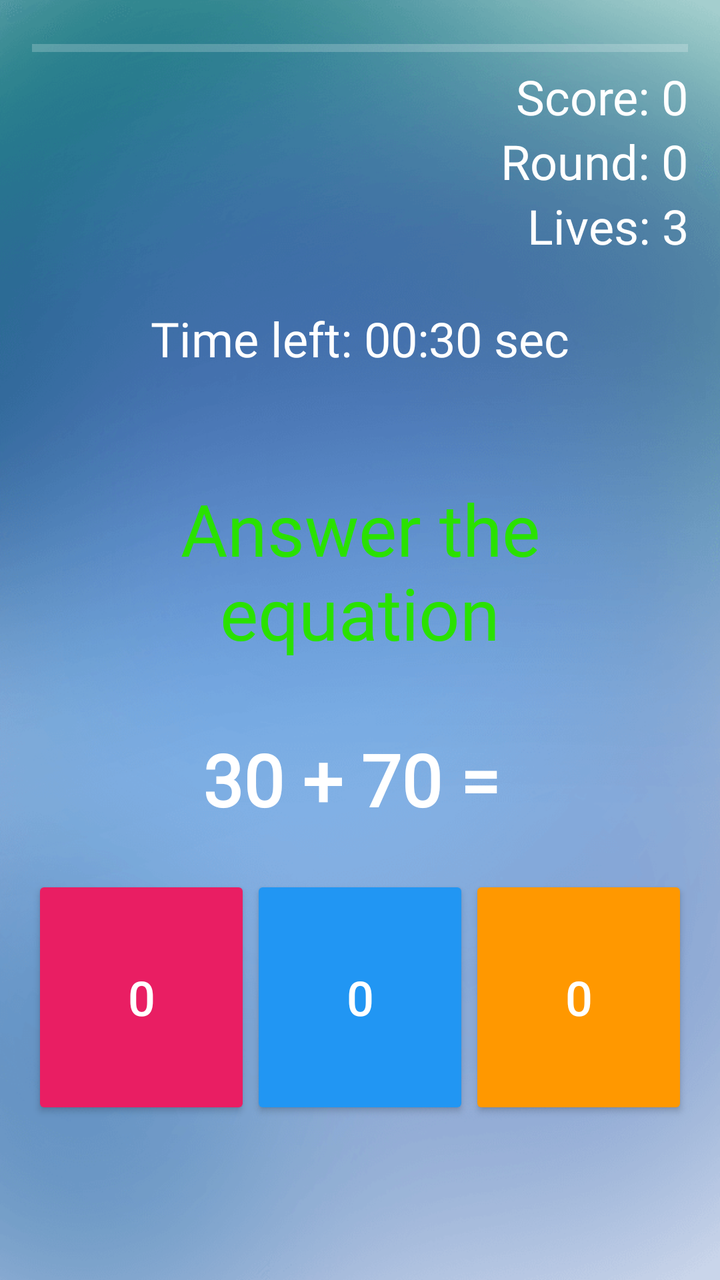
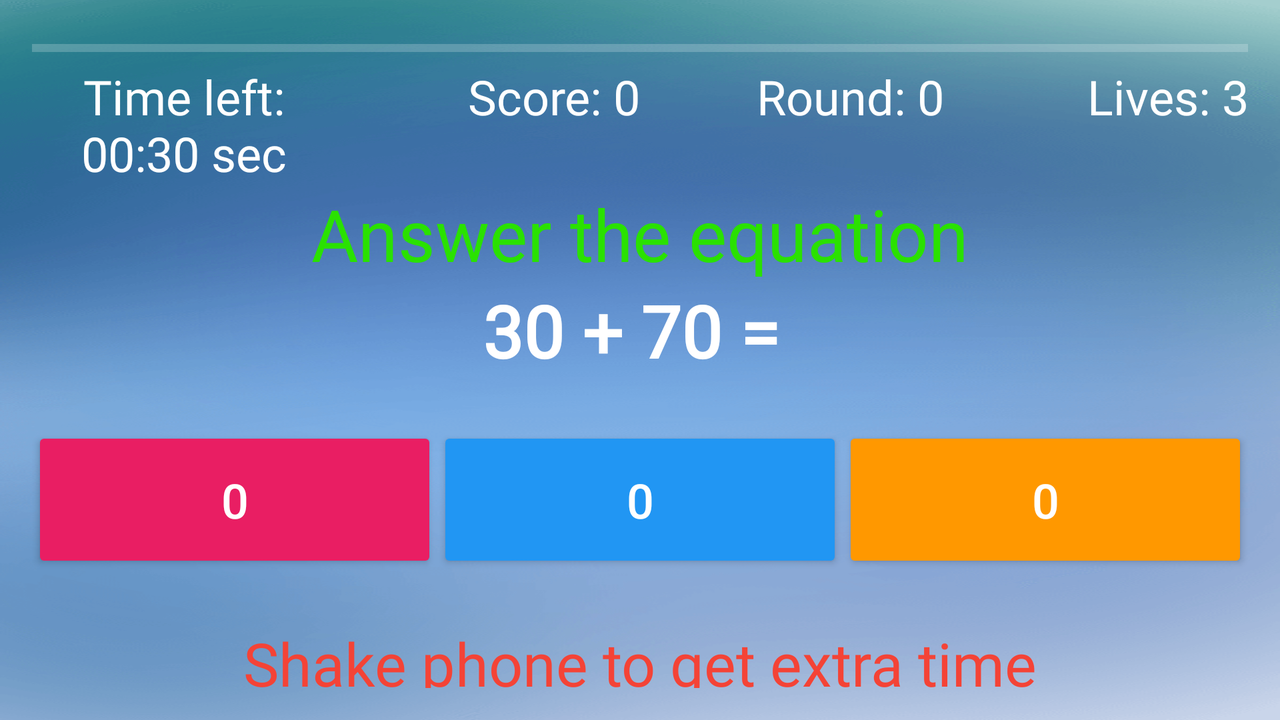

The same Android screen from two of the app's own layout files: first res/layout/ as a phone draws it, then the repository's variant for another configuration, drawn on a device whose configuration selects that folder. Both files follow.
<!-- AndroidManifest.xml: application theme Theme.AppCompat.NoActionBar -->
<!-- res/layout/activity_main.xml -->
<?xml version="1.0" encoding="utf-8"?>
<LinearLayout xmlns:android="http://schemas.android.com/apk/res/android"
    xmlns:app="http://schemas.android.com/apk/res-auto"
    xmlns:tools="http://schemas.android.com/tools"
    android:layout_width="fill_parent"
    android:layout_height="wrap_content"
    android:orientation="vertical"
    tools:context=".MainActivity"
    android:padding="16dp"
    android:background="@drawable/dasdas">

    <ProgressBar
        android:id="@+id/progressBar"
        style="?android:attr/progressBarStyleHorizontal"
        android:layout_width="match_parent"
        android:layout_height="wrap_content"
        android:max="30" />

    <TextView
        android:id="@+id/textView_Score"
        android:layout_width="match_parent"
        android:layout_height="wrap_content"
        android:fontFamily="@font/arbutus"
        android:gravity="right"
        android:text="Score: 0"
        android:textColor="#FFFFFF"
        android:textSize="24sp" />

    <TextView
        android:id="@+id/textView_Round"
        android:layout_width="match_parent"
        android:layout_height="wrap_content"
        android:fontFamily="@font/arbutus"
        android:gravity="right"
        android:text="Round: 0"
        android:textColor="#FFFFFF"
        android:textSize="24sp" />

    <TextView
        android:id="@+id/textView_Lives"
        android:layout_width="match_parent"
        android:layout_height="wrap_content"
        android:fontFamily="@font/arbutus"
        android:gravity="right"
        android:text="Lives: 3"
        android:textColor="#FFFFFF"
        android:textSize="24sp" />

    <TextView
        android:id="@+id/textView_TimeLeft"
        android:layout_width="match_parent"
        android:layout_height="wrap_content"
        android:layout_marginTop="24dp"
        android:fontFamily="@font/bangers"
        android:gravity="center"
        android:text="Time left: 00:30 sec"
        android:textColor="#FFFFFF"
        android:textSize="24sp" />

    <TextView
        android:id="@+id/textView_Result"
        android:layout_width="match_parent"
        android:layout_height="160dp"
        android:layout_marginTop="20dp"
        android:fontFamily="@font/bangers"
        android:gravity="center"
        android:text="Answer the equation"
        android:textColor="#2AE100"
        android:textSize="36sp" />

    <TextView
        android:id="@+id/textView_MathEquation"
        android:layout_width="match_parent"
        android:layout_height="wrap_content"
        android:fontFamily="@font/bangers"
        android:gravity="center"
        android:text="30 + 70 = "
        android:textColor="#FFFFFF"
        android:textSize="36sp"
        android:textStyle="bold" />

    <LinearLayout
        android:orientation="horizontal"
        android:layout_width="match_parent"
        android:layout_height="wrap_content"
        android:layout_marginTop="24dp"
        android:weightSum="3">

        <Button
            android:id="@+id/buttonCheck1"
            style="@style/Widget.AppCompat.Button"
            android:layout_width="wrap_content"
            android:layout_height="122dp"
            android:layout_weight="1"
            android:text="0"
            android:textSize="24sp"
            app:backgroundTint="#E91E63" />

        <Button
            android:id="@+id/buttonCheck2"
            style="@style/Widget.AppCompat.Button"
            android:layout_width="wrap_content"
            android:layout_height="122dp"
            android:layout_weight="1"
            android:text="0"
            android:textSize="24sp"
            app:backgroundTint="#2196F3" />

        <Button
            android:id="@+id/buttonCheck3"
            style="@style/Widget.AppCompat.Button"
            android:layout_width="wrap_content"
            android:layout_height="122dp"
            android:layout_weight="1"
            android:text="0"
            android:textSize="24sp"
            app:backgroundTint="#FF9800" />

    </LinearLayout>

    <TextView
        android:id="@+id/textView_Tip"
        android:layout_width="match_parent"
        android:layout_height="wrap_content"
        android:layout_marginTop="25dp"
        android:fontFamily="@font/bangers"
        android:gravity="center"
        android:text="Shake phone to get extra time"
        android:textColor="#F44336"
        android:textSize="30sp"
        android:visibility="invisible" />

</LinearLayout>
<!-- resources referenced by this layout -->
<resources>
  <!-- drawable dasdas: png bitmap (drawable-v24, 121887 bytes) -->
</resources>
<!-- res/layout-land/activity_main.xml (the repository's variant of the layout above) -->
<!-- drawn on the phone turned sideways -->
<?xml version="1.0" encoding="utf-8"?>
<LinearLayout xmlns:android="http://schemas.android.com/apk/res/android"
    xmlns:app="http://schemas.android.com/apk/res-auto"
    xmlns:tools="http://schemas.android.com/tools"
    android:layout_width="fill_parent"
    android:layout_height="wrap_content"
    android:orientation="vertical"
    tools:context=".MainActivity"
    android:padding="16dp"
    android:background="@drawable/dasdas">

    <ProgressBar
        android:id="@+id/progressBar"
        style="?android:attr/progressBarStyleHorizontal"
        android:layout_width="match_parent"
        android:layout_height="wrap_content"
        android:max="30" />

    <LinearLayout
        android:orientation="horizontal"
        android:layout_width="match_parent"
        android:layout_height="wrap_content"
        android:weightSum="4">

        <TextView
            android:id="@+id/textView_TimeLeft"
            android:layout_width="match_parent"
            android:layout_height="wrap_content"
            android:fontFamily="@font/arbutus"
            android:gravity="center"
            android:text="Time left: 00:30 sec"
            android:layout_weight="1"
            android:textColor="#FFFFFF"
            android:textSize="24sp" />

        <TextView
            android:id="@+id/textView_Score"
            android:layout_width="match_parent"
            android:layout_height="wrap_content"
            android:fontFamily="@font/arbutus"
            android:gravity="right"
            android:text="Score: 0"
            android:layout_weight="1"
            android:textColor="#FFFFFF"
            android:textSize="24sp" />

        <TextView
            android:id="@+id/textView_Round"
            android:layout_width="match_parent"
            android:layout_height="wrap_content"
            android:fontFamily="@font/arbutus"
            android:gravity="right"
            android:text="Round: 0"
            android:layout_weight="1"
            android:textColor="#FFFFFF"
            android:textSize="24sp" />

        <TextView
            android:id="@+id/textView_Lives"
            android:layout_width="match_parent"
            android:layout_height="wrap_content"
            android:fontFamily="@font/arbutus"
            android:gravity="right"
            android:text="Lives: 3"
            android:layout_weight="1"
            android:textColor="#FFFFFF"
            android:textSize="24sp" />

    </LinearLayout>

    <TextView
        android:id="@+id/textView_Result"
        android:layout_width="match_parent"
        android:layout_height="wrap_content"
        android:fontFamily="@font/bangers"
        android:gravity="center"
        android:text="Answer the equation"
        android:textColor="#2AE100"
        android:textSize="36sp" />

    <TextView
        android:id="@+id/textView_MathEquation"
        android:layout_width="match_parent"
        android:layout_height="wrap_content"
        android:fontFamily="@font/bangers"
        android:gravity="center"
        android:text="30 + 70 = "
        android:textColor="#FFFFFF"
        android:textSize="36sp"
        android:textStyle="bold" />

    <LinearLayout
        android:orientation="horizontal"
        android:layout_width="match_parent"
        android:layout_height="wrap_content"
        android:layout_marginTop="24dp"
        android:weightSum="3">

        <Button
            android:id="@+id/buttonCheck1"
            style="@style/Widget.AppCompat.Button"
            android:layout_width="wrap_content"
            android:layout_height="73dp"
            android:layout_weight="1"
            android:text="0"
            android:textSize="24sp"
            app:backgroundTint="#E91E63" />

        <Button
            android:id="@+id/buttonCheck2"
            style="@style/Widget.AppCompat.Button"
            android:layout_width="wrap_content"
            android:layout_height="73dp"
            android:layout_weight="1"
            android:text="0"
            android:textSize="24sp"
            app:backgroundTint="#2196F3" />

        <Button
            android:id="@+id/buttonCheck3"
            style="@style/Widget.AppCompat.Button"
            android:layout_width="wrap_content"
            android:layout_height="73dp"
            android:layout_weight="1"
            android:text="0"
            android:textSize="24sp"
            app:backgroundTint="#FF9800" />

    </LinearLayout>

    <TextView
        android:id="@+id/textView_Tip"
        android:layout_width="match_parent"
        android:layout_height="wrap_content"
        android:layout_marginTop="25dp"
        android:fontFamily="@font/bangers"
        android:gravity="center"
        android:text="Shake phone to get extra time"
        android:textColor="#F44336"
        android:textSize="30sp" />

</LinearLayout>
